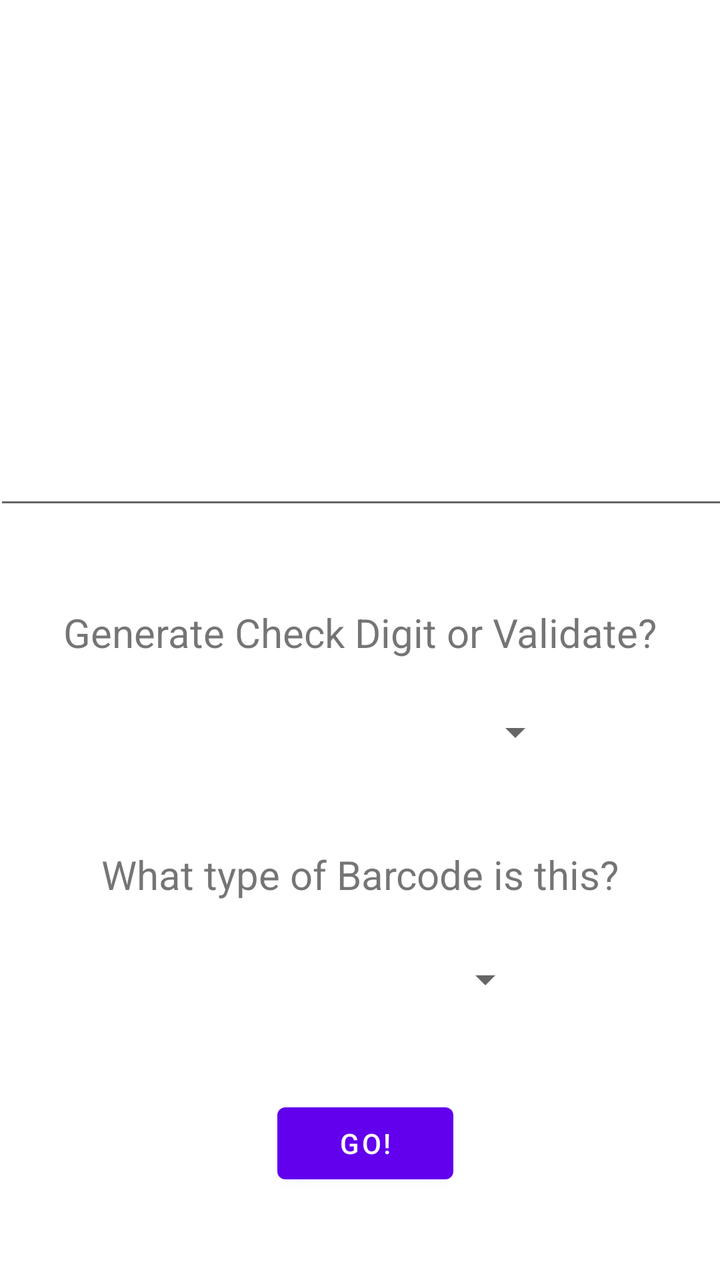
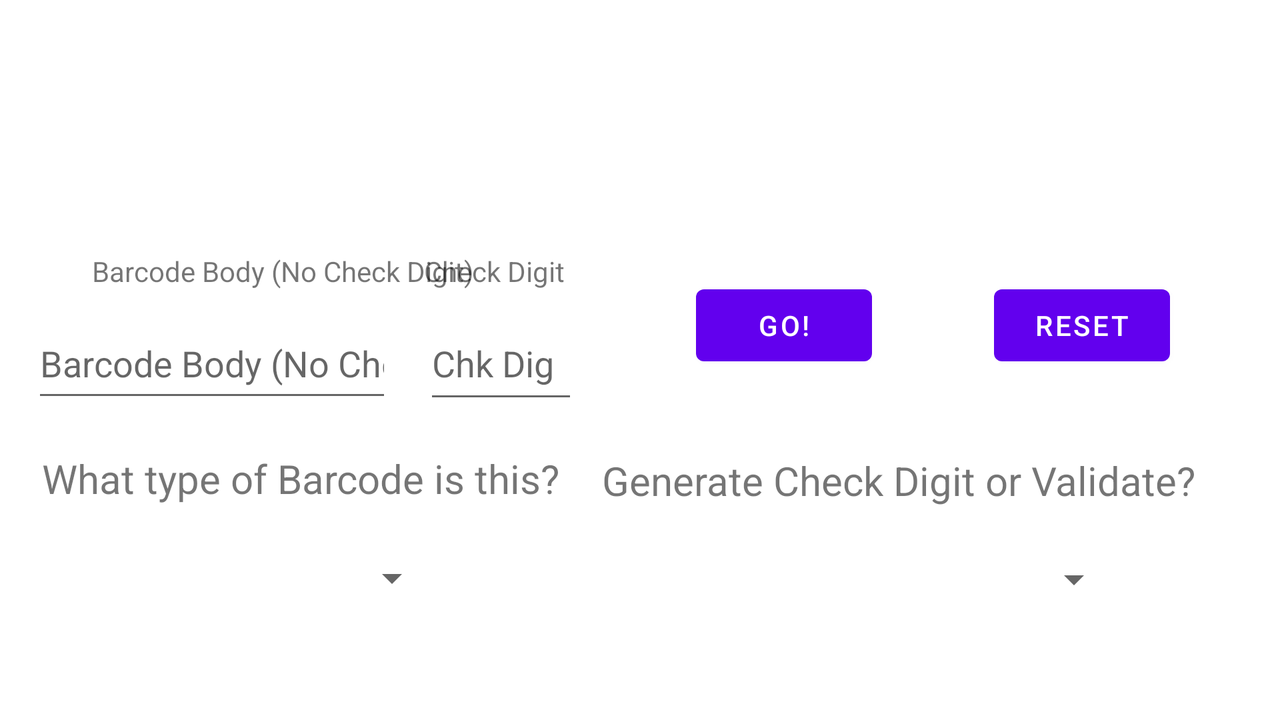

An Android layout and its configuration variant, each rendered on a device that would load it. The default file and the variant file are quoted in full after the pictures.
<!-- AndroidManifest.xml: application theme Theme.BarcodeValidator -->
<!-- res/layout/activity_main.xml -->
<?xml version="1.0" encoding="utf-8"?>
<androidx.constraintlayout.widget.ConstraintLayout xmlns:android="http://schemas.android.com/apk/res/android"
    xmlns:app="http://schemas.android.com/apk/res-auto"
    xmlns:tools="http://schemas.android.com/tools"
    android:layout_width="match_parent"
    android:layout_height="match_parent"
    tools:context=".MainActivity">

    <ImageView
        android:id="@+id/image"
        android:layout_width="371dp"
        android:layout_height="128dp"
        android:layout_marginStart="23dp"
        android:layout_marginTop="65dp"
        android:layout_marginEnd="23dp"
        android:layout_marginBottom="38dp"
        android:scaleType="center"
        app:layout_constraintBottom_toTopOf="@+id/editTextNumber"
        app:layout_constraintEnd_toEndOf="parent"
        app:layout_constraintHorizontal_bias="1.0"
        app:layout_constraintStart_toStartOf="parent"
        app:layout_constraintTop_toTopOf="parent" />

    <EditText
        android:id="@+id/editTextNumber"
        android:layout_width="367dp"
        android:layout_height="47dp"
        android:layout_marginStart="23dp"
        android:layout_marginEnd="23dp"
        android:layout_marginBottom="43dp"
        android:ems="10"
        android:inputType="number"
        app:layout_constraintBottom_toTopOf="@+id/txt_vorg"
        app:layout_constraintEnd_toEndOf="parent"
        app:layout_constraintStart_toStartOf="parent"
        app:layout_constraintTop_toBottomOf="@+id/image" />

    <TextView
        android:id="@+id/txt_vorg"
        android:layout_width="wrap_content"
        android:layout_height="wrap_content"
        android:layout_marginBottom="23dp"
        android:text="@string/generate_check_digit_or_validate"
        android:textSize="20dp"
        app:layout_constraintBottom_toTopOf="@+id/spin_VorG"
        app:layout_constraintEnd_toEndOf="parent"
        app:layout_constraintStart_toStartOf="parent"
        app:layout_constraintTop_toBottomOf="@+id/editTextNumber" />

    <Spinner
        android:id="@+id/spin_VorG"
        android:layout_width="204dp"
        android:layout_height="27dp"
        android:layout_alignBottom="@id/txt_vorg"
        android:layout_marginBottom="44dp"
        app:layout_constraintBottom_toTopOf="@+id/txt_algo"
        app:layout_constraintEnd_toEndOf="parent"
        app:layout_constraintHorizontal_bias="0.498"
        app:layout_constraintStart_toStartOf="parent"
        app:layout_constraintTop_toBottomOf="@+id/txt_vorg" />

    <TextView
        android:id="@+id/txt_algo"
        android:layout_width="wrap_content"
        android:layout_height="wrap_content"
        android:layout_marginBottom="26dp"
        android:text="@string/what_type_of_barcode_is_this"
        android:textSize="20dp"
        app:layout_constraintBottom_toTopOf="@+id/spin_Algo"
        app:layout_constraintEnd_toEndOf="parent"
        app:layout_constraintStart_toStartOf="parent"
        app:layout_constraintTop_toBottomOf="@+id/spin_VorG" />

    <Spinner
        android:id="@+id/spin_Algo"
        android:layout_width="173dp"
        android:layout_height="26dp"
        android:layout_alignBottom="@id/txt_algo"
        android:layout_marginBottom="45dp"
        app:layout_constraintBottom_toTopOf="@+id/button"
        app:layout_constraintEnd_toEndOf="parent"
        app:layout_constraintStart_toStartOf="parent"
        app:layout_constraintTop_toBottomOf="@+id/txt_algo" />

    <Button
        android:id="@+id/button"
        android:layout_width="wrap_content"
        android:layout_height="wrap_content"
        android:layout_marginEnd="40dp"
        android:layout_marginBottom="63dp"
        android:text="@string/go"
        app:layout_constraintBottom_toBottomOf="parent"
        app:layout_constraintEnd_toEndOf="@+id/spin_Algo"
        app:layout_constraintTop_toBottomOf="@+id/spin_Algo" />

</androidx.constraintlayout.widget.ConstraintLayout>
<!-- resources referenced by this layout -->
<resources>
  <string name="generate_check_digit_or_validate">Generate Check Digit or Validate?</string>
  <string name="go">Go!</string>
  <string name="what_type_of_barcode_is_this">What type of Barcode is this?</string>
  <style name="Theme.BarcodeValidator" parent="Theme.MaterialComponents.DayNight.DarkActionBar">
          
          <item name="colorPrimary">@color/purple_500</item>
          <item name="colorPrimaryVariant">@color/purple_700</item>
          <item name="colorOnPrimary">@color/white</item>
          
          <item name="colorSecondary">@color/teal_200</item>
          <item name="colorSecondaryVariant">@color/teal_700</item>
          <item name="colorOnSecondary">@color/black</item>
          
          <item name="android:statusBarColor" tools:targetApi="l">?attr/colorPrimaryVariant</item>
          
      </style>
</resources>
<!-- res/layout-land/activity_main.xml (the repository's variant of the layout above) -->
<!-- drawn on the phone turned sideways -->
<?xml version="1.0" encoding="utf-8"?>
<androidx.constraintlayout.widget.ConstraintLayout xmlns:android="http://schemas.android.com/apk/res/android"
    xmlns:app="http://schemas.android.com/apk/res-auto"
    xmlns:tools="http://schemas.android.com/tools"
    android:layout_width="match_parent"
    android:layout_height="match_parent"
    tools:context=".MainActivity">

    <ImageView
        android:id="@+id/image"
        android:layout_width="0dp"
        android:layout_height="80dp"
        android:layout_marginStart="15dp"
        android:layout_marginTop="28dp"
        android:layout_marginEnd="25dp"
        android:contentDescription="@string/barcodeDes"
        android:scaleType="center"
        app:layout_constraintEnd_toEndOf="parent"
        app:layout_constraintHorizontal_bias="0.0"
        app:layout_constraintStart_toEndOf="@+id/fullCode"
        app:layout_constraintTop_toTopOf="parent" />

    <TextView
        android:id="@+id/txt_vorg"
        android:layout_width="wrap_content"
        android:layout_height="wrap_content"
        android:layout_marginStart="12dp"
        android:layout_marginTop="20dp"
        android:text="@string/generate_check_digit_or_validate"
        android:textSize="20sp"
        app:layout_constraintStart_toEndOf="@+id/editTextNumber2"
        app:layout_constraintTop_toBottomOf="@+id/editTextNumber2" />

    <Spinner
        android:id="@+id/spinVorG"
        android:layout_width="0dp"
        android:layout_height="48dp"
        android:layout_alignBottom="@id/txt_vorg"
        android:layout_marginTop="12dp"
        android:layout_marginEnd="54dp"
        android:spinnerMode="dropdown"
        app:layout_constraintEnd_toEndOf="@+id/image"
        app:layout_constraintHorizontal_bias="1.0"
        app:layout_constraintStart_toStartOf="@+id/txt_vorg"
        app:layout_constraintTop_toBottomOf="@+id/txt_vorg"
        tools:ignore="SpeakableTextPresentCheck" />

    <TextView
        android:id="@+id/txt_algo"
        android:layout_width="wrap_content"
        android:layout_height="wrap_content"
        android:layout_marginBottom="12dp"
        android:text="@string/what_type_of_barcode_is_this"
        android:textSize="20sp"
        app:layout_constraintBottom_toTopOf="@+id/spin_Algo"
        app:layout_constraintEnd_toStartOf="@+id/txt_vorg"
        app:layout_constraintStart_toStartOf="parent" />

    <Spinner
        android:id="@+id/spin_Algo"
        android:layout_width="155dp"
        android:layout_height="49dp"
        android:layout_alignBottom="@id/txt_algo"
        android:layout_marginStart="42dp"
        android:spinnerMode="dropdown"
        app:layout_constraintBottom_toBottomOf="@+id/spinVorG"
        app:layout_constraintEnd_toStartOf="@+id/spinVorG"
        app:layout_constraintHorizontal_bias="0.023"
        app:layout_constraintStart_toStartOf="@+id/txt_algo"
        app:layout_constraintTop_toBottomOf="@+id/txt_vorg"
        app:layout_constraintVertical_bias="1.0"
        tools:ignore="SpeakableTextPresentCheck" />

    <Button
        android:id="@+id/button"
        android:layout_width="wrap_content"
        android:layout_height="wrap_content"
        android:layout_marginEnd="61dp"
        android:layout_marginBottom="40dp"
        android:text="@string/go"
        app:layout_constraintBottom_toTopOf="@+id/txt_vorg"
        app:layout_constraintEnd_toStartOf="@+id/reset"
        app:layout_constraintStart_toEndOf="@+id/editTextNumber2" />

    <EditText
        android:id="@+id/editTextNumber"
        android:layout_width="0dp"
        android:layout_height="52dp"
        android:layout_marginStart="16dp"
        android:layout_marginEnd="16dp"
        android:autofillHints="Body of Barcode"
        android:ems="10"
        android:imeOptions="actionNext"
        android:inputType="number"
        android:hint="@string/barcode_body_no_check_digit"
        app:layout_constraintBaseline_toBaselineOf="@+id/editTextNumber2"
        app:layout_constraintEnd_toStartOf="@+id/editTextNumber2"
        app:layout_constraintStart_toStartOf="parent"
        tools:ignore="LabelFor,SpeakableTextPresentCheck" />

    <EditText
        android:id="@+id/editTextNumber2"
        android:layout_width="77dp"
        android:layout_height="53dp"
        android:layout_marginEnd="59dp"
        android:autofillHints="Check Dig"
        android:ems="10"
        android:imeOptions="actionDone"
        android:inputType="number"
        android:hint="@string/chk_dig"
        app:layout_constraintBottom_toBottomOf="parent"
        app:layout_constraintEnd_toStartOf="@+id/button"
        app:layout_constraintStart_toEndOf="@+id/editTextNumber"
        app:layout_constraintTop_toTopOf="parent"
        tools:ignore="LabelFor,SpeakableTextPresentCheck" />

    <TextView
        android:id="@+id/textView"
        android:layout_width="204dp"
        android:layout_height="27dp"
        android:layout_marginStart="30dp"
        android:layout_marginEnd="29dp"
        android:text="@string/barcode_body"
        app:layout_constraintBottom_toBottomOf="@+id/textView3"
        app:layout_constraintEnd_toEndOf="@+id/txt_algo"
        app:layout_constraintHorizontal_bias="0.0"
        app:layout_constraintStart_toStartOf="@+id/editTextNumber"
        app:layout_constraintTop_toTopOf="@+id/textView3"
        app:layout_constraintVertical_bias="0.0" />

    <TextView
        android:id="@+id/textView3"
        android:layout_width="0dp"
        android:layout_height="24dp"
        android:layout_marginTop="26dp"
        android:layout_marginBottom="12dp"
        android:text="@string/check_digit"
        app:layout_constraintBottom_toTopOf="@+id/editTextNumber2"
        app:layout_constraintEnd_toStartOf="@+id/txt_vorg"
        app:layout_constraintStart_toStartOf="@+id/editTextNumber2"
        app:layout_constraintTop_toBottomOf="@+id/image" />

    <TextView
        android:id="@+id/fullCode"
        android:layout_width="347dp"
        android:layout_height="71dp"
        android:layout_marginStart="33dp"
        android:layout_marginTop="46dp"
        android:layout_marginBottom="50dp"
        android:gravity="center"
        android:text=""
        android:textSize="40sp"
        app:layout_constraintBottom_toBottomOf="@+id/textView"
        app:layout_constraintStart_toStartOf="parent"
        app:layout_constraintTop_toTopOf="parent" />

    <Button
        android:id="@+id/reset"
        android:layout_width="wrap_content"
        android:layout_height="wrap_content"
        android:layout_marginEnd="55dp"
        android:text="@string/reset"
        app:layout_constraintBaseline_toBaselineOf="@+id/button"
        app:layout_constraintEnd_toEndOf="parent"
        app:layout_constraintStart_toEndOf="@+id/button" />

</androidx.constraintlayout.widget.ConstraintLayout>
<!-- resources referenced by the variant -->
<!-- as the phone turned sideways resolves them -->
<resources>
  <string name="barcodeDes">Barcode</string>
  <string name="barcode_body">Barcode Body (No Check Digit)</string>
  <string name="barcode_body_no_check_digit">Barcode Body (No Check Digit)</string>
  <string name="check_digit">Check Digit</string>
  <string name="chk_dig">Chk Dig</string>
  <string name="generate_check_digit_or_validate">Generate Check Digit or Validate?</string>
  <string name="go">Go!</string>
  <string name="reset">Reset</string>
  <string name="what_type_of_barcode_is_this">What type of Barcode is this?</string>
  <style name="Theme.BarcodeValidator" parent="Theme.MaterialComponents.DayNight.DarkActionBar">
          
          <item name="colorPrimary">@color/purple_500</item>
          <item name="colorPrimaryVariant">@color/purple_700</item>
          <item name="colorOnPrimary">@color/white</item>
          
          <item name="colorSecondary">@color/teal_200</item>
          <item name="colorSecondaryVariant">@color/teal_700</item>
          <item name="colorOnSecondary">@color/black</item>
          
          <item name="android:statusBarColor" tools:targetApi="l">?attr/colorPrimaryVariant</item>
          
      </style>
</resources>
